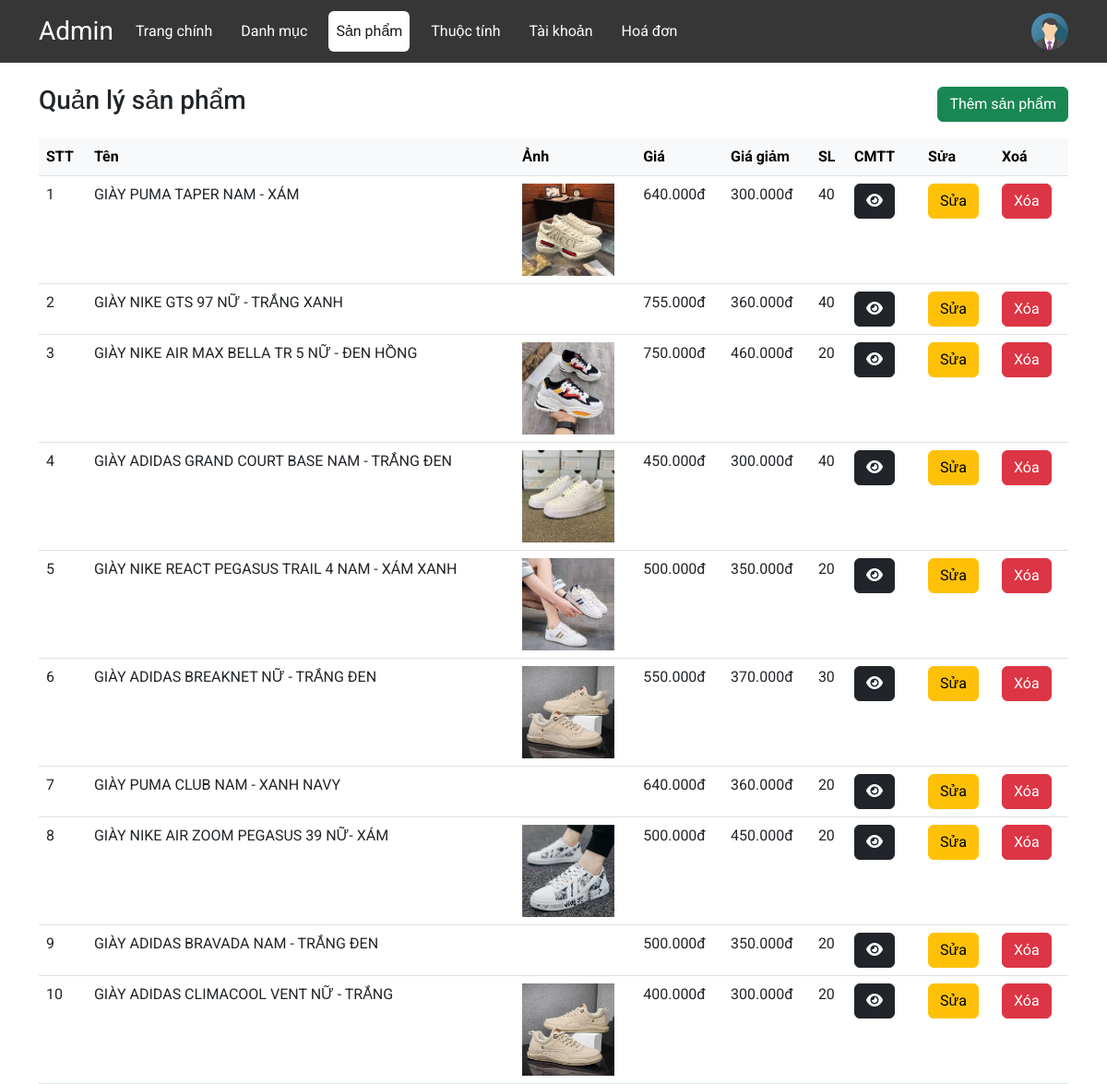
The page /admin/index.php?url=product on the database its author committed.
### tables this page shows
CREATE TABLE `product` (
  `sp_id` int(11) NOT NULL,
  `sp_name` varchar(255) NOT NULL,
  `sp_price` varchar(200) NOT NULL,
  `sp_sale` int(200) NOT NULL DEFAULT 0,
  `sp_quantity` int(11) NOT NULL,
  `sp_description` text DEFAULT NULL,
  `kt_id` int(11) NOT NULL,
  `dm_id` int(11) NOT NULL,
  `sp_image` varchar(255) NOT NULL
);

### helper/route-menu-admin.php (called while the page is built)
<?php
$MenuAdmin =  [
    [
        "name" => 'Trang chính',
        "route" => 'trang-chinh',
    ],
    [
        "name" => 'Danh mục',
        "route" => 'category',
    ],
    [
        "name" => 'Sản phẩm',
        "route" => 'product',
    ],
    [
        "name" => 'Thuộc tính',
        "route" => 'propertie',
    ],
    [
        "name" => 'Tài khoản',
        "route" => 'account',
    ],
    [
        "name" => 'Hoá đơn',
        "route" => 'order',
    ],
]
?>

### model/product.php (called while the page is built, shortened)
<?php
function getProductAll(){
    $conn = connect();
    $stmt = $conn->prepare("SELECT *  FROM product INNER JOIN category  ON product.dm_id = category.dm_id ORDER BY product.sp_id DESC");
    $stmt->execute();
    $stmt->setFetchMode(PDO::FETCH_ASSOC);
    $result = $stmt->fetchAll();
    return $result;
}

### admin/views/product/index.php (the view)
<div class="container mt-4 warper" style="height: 550px ;">
  <div class="d-flex justify-content-between align-items-center">
    <h3>Quản lý sản phẩm</h3>
    <a href="?url=product-form-add" class="btn btn-success">
      Thêm sản phẩm
    </a>
  </div>
  <table class="table mt-3">
    <thead class="table-light">
      <tr>
        <th scope="col">STT</th>
        <th scope="col">Tên</th>
        <th scope="col">Ảnh</th>
        <th scope="col">Giá</th>
        <th scope="col">Giá giảm</th>
        <th scope="col">SL</th>
        <th scope="col text-center" width="80px">CMTT</th>
        <th scope="col text-center" width="80px">Sửa</th>
        <th scope="col text-center" width="80px">Xoá</th>
      </tr>
    </thead>
    <tbody>
      <?php
                    $index = 1; foreach($product as $item){  ?>
      <tr>
        <td><?= $index++?></td>
        <td><?=$item['sp_name']?></td>
        <td><img width="100px" src="../upload/<?=$item['sp_image']?>" alt=""></td>
        <td><?=number_format($item['sp_price'],0,",",".")?>đ</td>
        <td><?=number_format($item['sp_sale'],0,",",".")?>đ</td>
        <td><?=$item['sp_quantity']?></td>
        <td>
          <a href="index.php?url=product-cmtt&id=<?=$item['sp_id']?>" class="btn btn-dark"><i
              class="fa-solid fa-eye"></i></a>
        </td>
        <td>
          <a href="index.php?url=product-edit&id=<?=$item['sp_id']?>" class="btn btn-warning">Sửa</a>
        </td>
        <td>
          <a onclick="return confirm('Bạn có muốn xoá danh mục này ?')"
            href="index.php?url=product-delete&id=<?=$item['sp_id']?>" class="btn btn-danger">Xóa</a>
        </td>
      </tr>
      <?php } ?>
    </tbody>
  </table>
</div>

### admin/views/layouts/header.php (shortened to what this page needs)
<!DOCTYPE html>
<html lang="en">
<head>
  <link rel="stylesheet" href="https://cdn.jsdelivr.net/npm/bootstrap@5.2.1/dist/css/bootstrap.min.css">
  <link rel="stylesheet" href="../admin/views/style.css">
  <link rel="stylesheet" href="https://cdnjs.cloudflare.com/ajax/libs/font-awesome/6.2.0/css/all.min.css"
 />
</head>
<body>
  <div class="header">
    <nav class="navbar navbar-expand-lg ">
      <div class="container-fluid">
        <div class="container d-flex justify-content-between align-items-center">
          <div class="d-flex justify-content-start align-items-center">
            <a class="navbar-brand text-white fs-3" href="#">Admin</a>
            <div class="collapse navbar-collapse ml-5" id="navbarNav">
              <ul class="navbar-nav">
                <?php foreach($MenuAdmin as $item => $value){ ?>
                <li class="nav-item">
                  <a class="nav-link" name="<?=$value["route"]?>"
                    href="index.php?url=<?=$value[ "route"] ?>"><?=$value[ "name"] ?></a>
                </li>
                <?php } ?>
              </ul>
            </div>
          </div>
          <div class="dropdown">
            <img class="avatar  rounded-circle" data-bs-toggle="dropdown" aria-expanded="false"
              alt="">
          </div>
        </div>
      </div>
    </nav>
  </div>

### admin/index.php (shortened to what this page needs)
<?php
include('./../model/product.php');
include('./../helper/route-menu-admin.php');
include('./views/layouts/header.php');
if(isset($_GET['url'])){
    switch ($_GET['url']) {
        case 'product':
            $product = getProductAll();
            include('./views/product/index.php');
        break;
    }
}else{
    $chart = cateChart();
    include('./views/main.php');
}
include('./views/layouts/footer.php');

### admin/views/layouts/footer.php (shortened to what this page needs)
</body>
</html>

### admin/views/style.css (style rules this page uses)
* { margin: 0; padding: 0; box-sizing: border-box; }
body { font-family: "Roboto", sans-serif; }
.warper { height: 600px; }
.avatar { width: 40px; height: 40px; cursor: pointer; }
.nav-link { padding: 10px 20px; color: white; margin-right: 15px; }
.nav-item .active, .nav-link:hover { background-color: #ffff; color: #a62349; border-radius: 6px; }

### admin/views/layouts/header.php (style rules this page uses)
.navbar { background-color: rgb(54, 54, 54); }

### rows shown on the page
product: sp_name "GIÀY PUMA TAPER NAM - XÁM", sp_image (picture), sp_price "640.000", sp_sale "300.000", sp_quantity "40"
product: sp_name "GIÀY NIKE GTS 97 NỮ - TRẮNG XANH", sp_price "755.000", sp_sale "360.000", sp_quantity "40"
product: sp_name "GIÀY NIKE AIR MAX BELLA TR 5 NỮ - ĐEN HỒNG", sp_image (picture), sp_price "750.000", sp_sale "460.000", sp_quantity "20"
product: sp_name "GIÀY ADIDAS GRAND COURT BASE NAM - TRẮNG ĐEN", sp_image (picture), sp_price "450.000", sp_sale "300.000", sp_quantity "40"
product: sp_name "GIÀY NIKE REACT PEGASUS TRAIL 4 NAM - XÁM XANH", sp_image (picture), sp_price "500.000", sp_sale "350.000", sp_quantity "20"
product: sp_name "GIÀY ADIDAS BREAKNET NỮ - TRẮNG ĐEN", sp_image (picture), sp_price "550.000", sp_sale "370.000", sp_quantity "30"
product: sp_name "GIÀY PUMA CLUB NAM - XANH NAVY", sp_price "640.000", sp_sale "360.000", sp_quantity "20"
product: sp_name "GIÀY NIKE AIR ZOOM PEGASUS 39 NỮ- XÁM", sp_image (picture), sp_price "500.000", sp_sale "450.000", sp_quantity "20"
product: sp_name "GIÀY ADIDAS BRAVADA NAM - TRẮNG ĐEN", sp_price "500.000", sp_sale "350.000", sp_quantity "20"
product: sp_name "GIÀY ADIDAS CLIMACOOL VENT NỮ - TRẮNG", sp_image (picture), sp_price "400.000", sp_sale "300.000", sp_quantity "20"

### other values the page prints
$value[ "name"] "Trang chính"
$value[ "name"] "Danh mục"
$value[ "name"] "Sản phẩm"
$value[ "name"] "Thuộc tính"
$value[ "name"] "Tài khoản"
$value[ "name"] "Hoá đơn"
